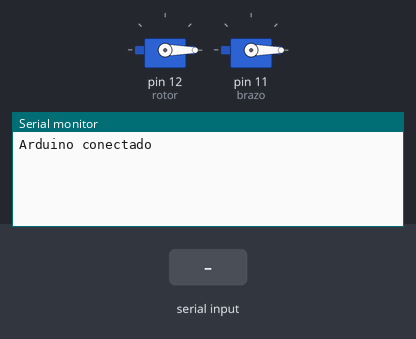
The sketch below on a simulated Arduino Uno, built with avr-gcc and run on an emulated ATmega328P. Shown: 2 × servo, the last lines printed to the serial monitor. The inputs (shaded band) are chosen by the test bench.

Above: at 1.2 s.
1.3 s: "ROTOR\n" received over Serial
At 2.2 s:
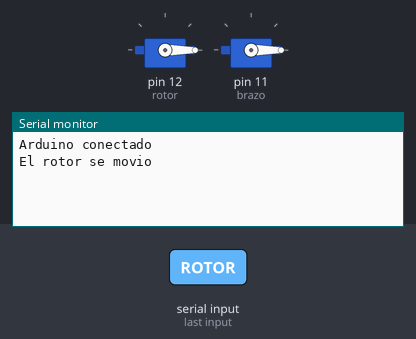
2.8 s: "BRAZO\n" received over Serial
At 3.4 s:
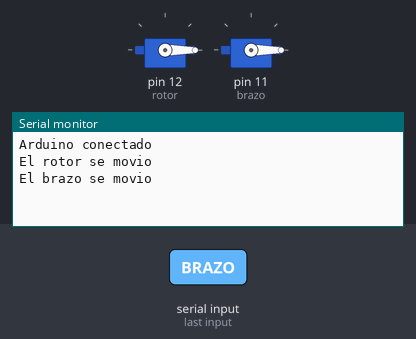
4.3 s: "ESPERA\n" received over Serial
At 5.7 s:
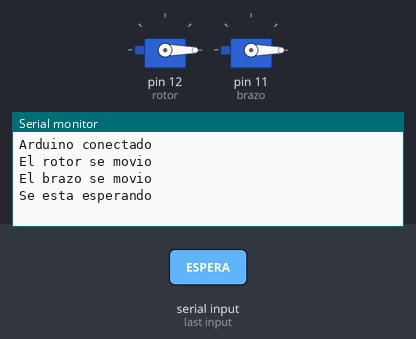

The sketch:

java_moverServo.ino
```cpp
#include <Servo.h>

///////////////////////////////////////////////////////////////////////////////////////////////////////////////
///////////////////////////////////////////////////////////////////////////////////////////////////////////////
//VARIABLES PARA EL INTERPRETE DE COMANDOS                                                                 ////
//                                                                                                         ////
/**/    int numChar = 0; //Numero ASCII del caracter.                                                      ////
/**/    char incomingByte = 0;   // informacion entrante (RX)                                              ////
/**/    int cantPalabras = 1; //Cantidad de palabras que se ingresan (el espacio separa las palabras)      ////
/**/    String palabra1 = ""; //Palabra 1 que se ingresa                                                   ////
/**/    String palabra2 = ""; //Palabra 2 que se ingresa                                                   ////
/**/    String palabra3 = ""; //PUEDEN AGREGAR TODAS LAS PALABRAS QUE QUIERAN.                             ////
/**/                                                                                                       ////
/**/    boolean datosAnalizados = false; //Indica si se termino de recorrer la palabra entrante.           ////
/**/                                                                                                       ////
//VARIABLES PARA EL INTERPRETE DE COMANDOS                                                                 ////
///////////////////////////////////////////////////////////////////////////////////////////////////////////////
///////////////////////////////////////////////////////////////////////////////////////////////////////////////
Servo rotor;
Servo brazo;
int angulo;

void analizar(){
  while (Serial.available()>0){
        numChar = Serial.read();//codigo numerico ASCII del caracter
        incomingByte = numChar; //transformo el numero en el caracter ASCII

        //Uso el caracter 32 (espacio) como delimitador de palabras.
        if (numChar==32){
            cantPalabras++; //Cuando encuentro un espacio, indico que se analizara la próxima palabra.
        }

        /* El caracter 13 corresponde al retorno de carro o la tecla enter.
           El caracter 10 es el salto de línea o la tecla enter.
           El caracter 32 es el espacio.
           Por lo general se utilizan los caracteres 13 10 para marcar el fin de línea, y equivalen a la tecla ENTER de Windows.
           Por lo tanto, me fijo que el caracter analizado no sea ni 13, 10 o 32*/
        if (numChar!=13 && numChar!=10 && numChar!=32){

            /*Me fijo que palabra estoy analizando*/
            if(cantPalabras==1){
                palabra1 = palabra1+incomingByte; //Voy agregando los caracteres leidos a la palabra1 para formarla.
            }
            if(cantPalabras==2){
                palabra2 = palabra2+incomingByte; //Voy agregando los caracteres leidos a la palabra2 para formarla.
            }
        }
        if (numChar==10 || numChar==59){
            datosAnalizados = true; //Esto indica que se analizaron datos
        }
    }

    /*Cuando detecto que ya no hay nada para analizar,
    pero hay datos analizados, procedo a transmitirlos.
    */
    if (Serial.available() <=0 && datosAnalizados==true) {
        datosAnalizados = false; //Indico que ya no hay datos analizados, ya que los analizé previamente.

        /*Convierto todas las palabras en mayúscula para facilitar la interpretación, pero esto es opcional.*/
        palabra1.toUpperCase();
        palabra2.toUpperCase();

        //Llamo a la función 'commandInterpreter' y le paso las palabras. Esta función se encargará de interpretar los comandos.
        commandInterpreter(palabra1,palabra2);

        //Reestablezco el valor de las variables para que puedan ser utilizadas nuevamente.
        palabra1 = "";
        palabra2 = "";
        cantPalabras = 1;
        //Serial.flush();//Vacío el buffer del puerto serie para evitar leer valores ya leidos.
    }
}

void setup() {
    Serial.begin(9600);
    Serial.println("Arduino conectado");

    rotor.attach(12);
    brazo.attach(11);

    brazo.write(0);
    rotor.write(0);
}

void loop(){
    analizar();
}
//Función que analiza e interpreta los comandos


void commandInterpreter(String comando1, String comando2){
    //Me fijo que el comando 1 no esté vacío.
    if (comando1 != ""){
////////////ROTOR////////////////////////////////////////////////////////////
        if (comando1 == "ROTOR"){
          rotor.write(comando2.toInt());
          Serial.println("El rotor se movio");
          delay(70);
        }
////////////BRAZO////////////////////////////////////////////////////////////
        if(comando1 == "BRAZO"){
          brazo.write(comando2.toInt());
          Serial.println("El brazo se movio");
          delay(70);
        }
////////////ESPERA//////////////////////////////////////////////////////////
        if(comando1 == "ESPERA"){
          esperar(comando2.toInt());
        }
        }else{
          Serial.println("COMANDO 1 INVALIDO");
        }
}
//*********************************************************************************************************************************************
void esperar(int tiempo){
  Serial.println("Se esta esperando ");
  delay(tiempo);
}


//analizar datos*******************************************************************************************************************************
```

Measured:
- after the input at 1.3 s, the serial monitor: prints a new line at once (image 1)
- after the input at 2.8 s, the serial monitor: prints a new line at once (image 2)
- after the input at 4.3 s, the serial monitor: prints a new line at once (image 3)
